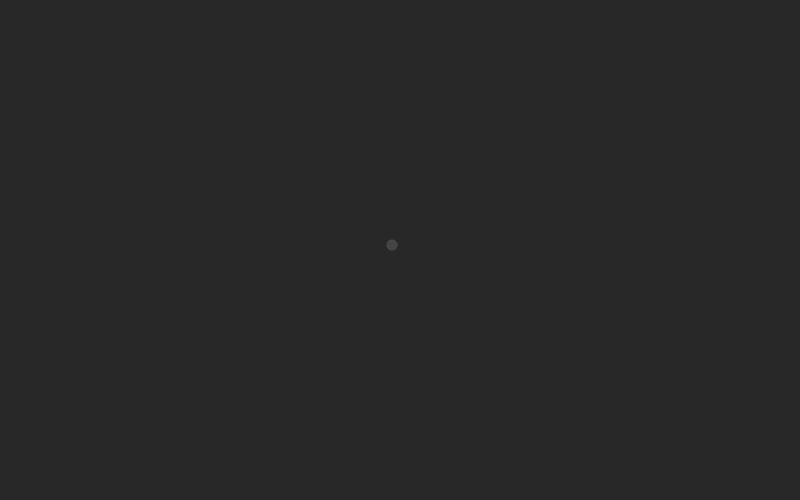
Frame 1 (no input)
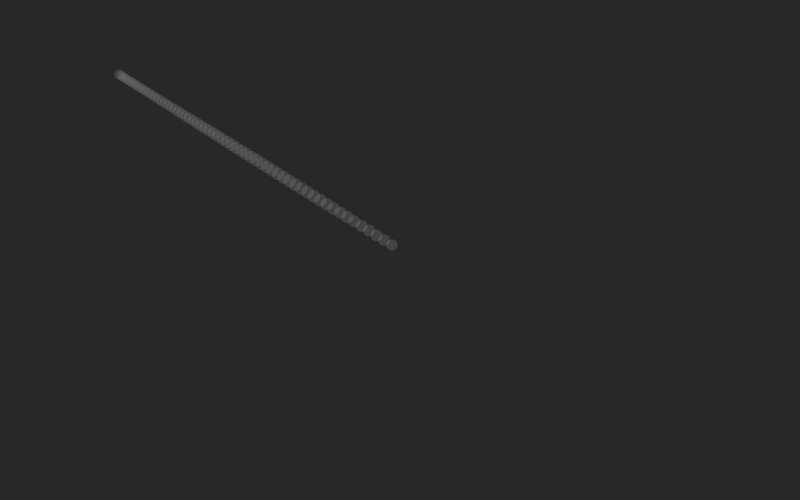
Frame 60 (no input)
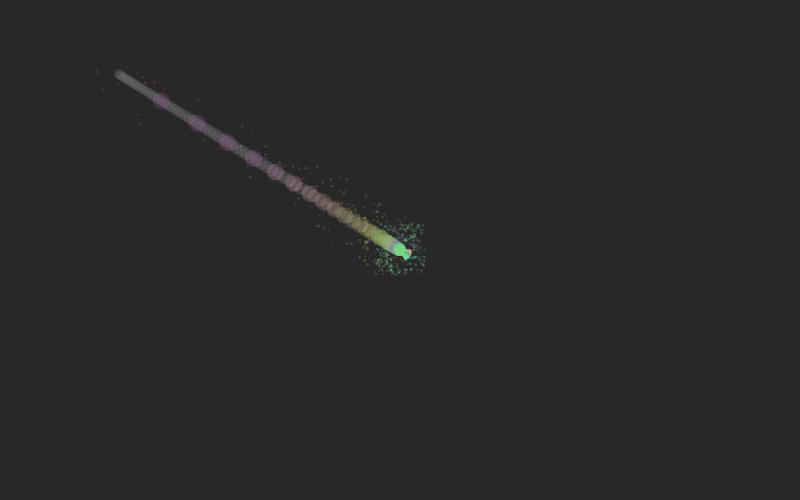
Frame 120 (the mouse pressed at the canvas centre since frame 60)

The p5.js sketch that drew these frames (run headless with seeded random() and noise() and a simulated clock; from frame 60 on, the mouse is pressed at the canvas centre):

// p5.js sketch
// ── sketch.js
let filtDia;
let r, g, b;
let orix, oriy;
let ultraR, ultraG, ultraB;
let monochrome = true;
let angle;
let isOutOfControl = false;
let expand = false;
let expandR;
let controlColor = false;
let beRed = false;
let beOrange = false;
let beYellow = false;
let beGreen = false;
let beCyan = false;
let beBlue = false;
let beViolet = false;
let bePink = false;
//changess

function setup() {
    //let canvas = createCanvas(800, 500);
    //canvas.parent("p5-canvas-container");

    createCanvas(800, 500);
    background(40);
    angleMode(DEGREES);

    orix = width / 2;
    oriy = height / 2;

    r = random(40, 240);
    g = random(40, 240);
    b = random(40, 240);

    angle = 0;
    expandR = 150;

    e = createGraphics(800, 500);
    e.background(0);
}

function draw() {
    //drawFlower(30, 30)
    if (mouseIsPressed) {
        monochrome = false;
    }

    if (!monochrome) {
        drawDaisy(width / 2, height / 2, r, g, b);
    }
    drawCreature(mouseX, mouseY);
    expandEnergy(width / 2, height / 2);

    if (
        mouseIsPressed &&
        (mouseX < 0 || mouseX > width || mouseY < 0 || mouseY > height)
    ) {
        drawOutOfControl();
        isOutOfControl = true;
    } else {
        if (isOutOfControl == true) {
            background(40);
            isOutOfControl = false;
            drawDaisy(width / 2, height / 2, r, g, b);
            if (!isOutOfControl) {
                //amp = 1;
                //rad = 10;
                petal = random(4, 5);
                //core = 0.3;
            }
        }
    }
    e.clear();
    if (expand == true) {
        expandEnergy();
    }
    image(e, 0, 0);

    //console.log(round(frameRate()));
}

function mouseReleased() {
    //clear();
    //background(40);
    monochrome = true;
    angle += 0;
}

function drawOutOfControl() {
    push();

    //noise background
    let reso = 5;
    for (let y = 0; y < height; y += reso) {
        for (let x = 0; x < width; x += reso) {
            let freq1 = x * 0.02 + (frameCount % 255) * 0.1;
            let freq2 = y * 0.02 + (frameCount % 255) * 0.1;
            let noiseValue = noise(freq1, freq2);

            let ultraR = map(noiseValue, 0, 1, 255, 255);
            let ultraG = map(noiseValue, 0, 1, 230, 5);
            let ultraB = map(noiseValue, 0, 1, 240, 140);

            fill(ultraR, ultraG, ultraB);
            noStroke();
            rect(x, y, reso, reso);
        }
    }

    pop();
}

function drawCreature(targetX, targetY) {
    push();
    noStroke();

    let speed = 0.02;
    let dia = map(sin(frameCount * 5), -1, 1, 10, 13);
    let a = 255;

    if (mouseIsPressed == false) {
        a = map(sin(frameCount * 2), -1, 1, 80, 50);
        fill(150, a);
    } else {
        speed = 0.15;

        //emotion bacteria
        let sinVal = sin(frameCount * 2);
        dia = map(sinVal, -1, 1, 10, 18);
        let filtAlp = map(sinVal, -1, 1, 80, 50);

        if (keyIsPressed) {
            controlColor = true;
        } else {
            r += random(-20, 20);
            g += random(-20, 20);
            b += random(-20, 20);
            r = constrain(r, 40, 255);
            g = constrain(g, 40, 255);
            b = constrain(b, 40, 255);
        }

        fill(r, g, b, filtAlp);

        // spread more circles
        for (let i = 0; i < 10; i++) {
            let x = orix + random(-25, 25);
            let y = oriy + random(-25, 25);
            let d = random(1, 3);
            circle(x, y, d);
        }
    }

    orix = lerp(orix, targetX, speed);
    oriy = lerp(oriy, targetY, speed);

    circle(orix, oriy, dia);

    pop();
}

//let noi = 1;
let amp = 1;
let rad = 10;
let petal = 3;
let core = 0.3;

function drawDaisy(x, y, rD, gD, bD) {
    push();
    translate(x, y);
    if (mouseIsPressed) {
        if (petal <= 8) {
            let radDistIn = rad + sin(angle * petal) * amp;
            let xD = cos(angle) * radDistIn;
            let yD = sin(angle) * radDistIn;
            stroke(rD, gD, bD);
            strokeWeight(2);
            line(xD * core, yD * core, xD, yD);
            angle += 1;
            if (angle >= 360) {
                //noi += 5;
                rad += 8;
                rad = constrain(rad, 10, 70);
                amp += 10;
                amp = constrain(amp, 1, 80);
                petal += 1;
                angle = 0;
                core += 0.3;
                core = constrain(core, 0, 1);
                rotate(60);
            }
        } else {
            petal = 3;
            expand = true;
        }
    }
    pop();
}

function expandEnergy() {
    if (expand == true) {
        e.push();
        e.translate(width / 2, height / 2);
        for (let i = 0; i < 360; i += 30) {
            let xe = cos(i) * expandR;
            let ye = sin(i) * expandR;
            let a = map(expandR, 160, 230, 150, 0);
            e.fill(r + 50, g + 50, b + 50, a);
            e.noStroke();
            e.circle(xe, ye, 2);
            if (expandR == 230) {
                expandR = 160;
                break;
            }
        }
        expandR += 10;
        e.pop();
    }
}

function keyPressed() {
    if (controlColor == true) {
        if (key == "r") {
            //r = random(200, 255);
            //g = random(0, 80);
            //b = random(0, 50);
            beRed = true;
        } else if (key == "o") {
            beOrange = true;
        } else if (key == "y") {
            beYellow = true;
        } else if (key == "g") {
            BeGreen = true;
        } else if (key == "c") {
            beCyan = true;
        } else if (key == "b") {
            beBlue = true;
        } else if (key == "v") {
            beViolet = true;
        } else if (key == "p") {
            bePink = true;
        }
    }

    if (beRed) {
        //r += random(-20, 20);
        //g += random(-20, 20);
        //b += random(-20, 20);
        r = constrain(r, 200, 255);
        g = constrain(g, 0, 80);
        b = constrain(b, 0, 50);
    }
    if (beOrange) {
        r = constrain(r, 200, 255);
        g = constrain(g, 100, 255);
        b = constrain(b, 0, 50);
    }
    if (beYellow) {
        r = constrain(r, 200, 255);
        g = constrain(g, 200, 255);
        b = constrain(b, 0, 100);
    }
    if (beGreen) {
        r = constrain(r, 0, 150);
        g = constrain(g, 180, 255);
        b = constrain(b, 0, 150);
    }
    if (beCyan) {
        r = constrain(r, 0, 100);
        g = constrain(g, 180, 255);
        b = constrain(b, 180, 255);
    }
    if (beBlue) {
        r = constrain(r, 0, 100);
        g = constrain(g, 0, 150);
        b = constrain(b, 200, 255);
    }
    if (beViolet) {
        r = constrain(r, 150, 255);
        g = constrain(g, 0, 100);
        b = constrain(b, 150, 255);
    }
    if (bePink) {
        r = constrain(r, 200, 255);
        g = constrain(g, 100, 150);
        b = constrain(b, 150, 255);
    }
}
